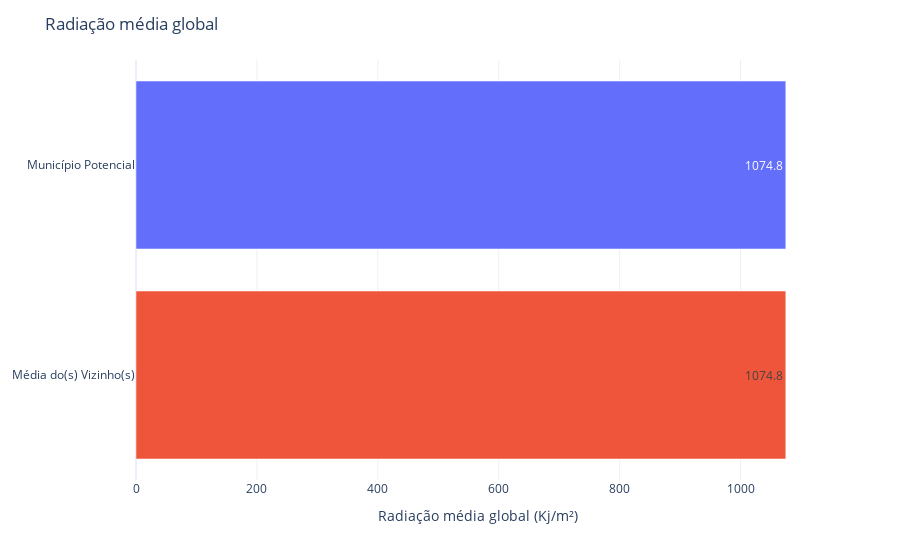

Here is the notebook cell this chart was saved with:
### Code cell
bar_plot(
        df = comp_df('RAD_MED', mun_df, all_muns, neighs), 
        x = 'RAD_MED', 
        y = 'NOME', 
        title = 'Radiação média global', 
        leg_x = 'Radiação média global (Kj/m²)',
        leg_y = None ,
        text = 'RAD_MED'
        )

### Figure 1 — Plotly figure (JSON) as saved in the notebook; plotly's stock layout.template omitted (floating-point values rounded to 4 significant figures)
{"data": [{"alignmentgroup": "True", "hovertemplate": "NOME=%{y}<br>RAD_MED=%{text}<extra></extra>", "legendgroup": "Município Potencial", "marker": {"color": "#636efa", "pattern": {"shape": ""}}, "name": "Município Potencial", "offsetgroup": "Município Potencial", "orientation": "h", "showlegend": false, "text": [1075.0], "textposition": "auto", "type": "bar", "x": [1075.0], "xaxis": "x", "y": ["Município Potencial"], "yaxis": "y"}, {"alignmentgroup": "True", "hovertemplate": "NOME=%{y}<br>RAD_MED=%{text}<extra></extra>", "legendgroup": "Média do(s) Vizinho(s)", "marker": {"color": "#EF553B", "pattern": {"shape": ""}}, "name": "Média do(s) Vizinho(s)", "offsetgroup": "Média do(s) Vizinho(s)", "orientation": "h", "showlegend": false, "text": [1075.0], "textposition": "auto", "type": "bar", "x": [1075.0], "xaxis": "x", "y": ["Média do(s) Vizinho(s)"], "yaxis": "y"}], "layout": {"barmode": "relative", "legend": {"title": {"text": "NOME"}, "tracegroupgap": 0}, "margin": {"t": 60}, "title": {"text": "Radiação média global"}, "xaxis": {"anchor": "y", "domain": [0, 1], "title": {"text": "Radiação média global (Kj/m²)"}}, "yaxis": {"anchor": "x", "categoryarray": ["Média do(s) Vizinho(s)", "Município Potencial"], "categoryorder": "array", "domain": [0, 1], "title": {}}}}
